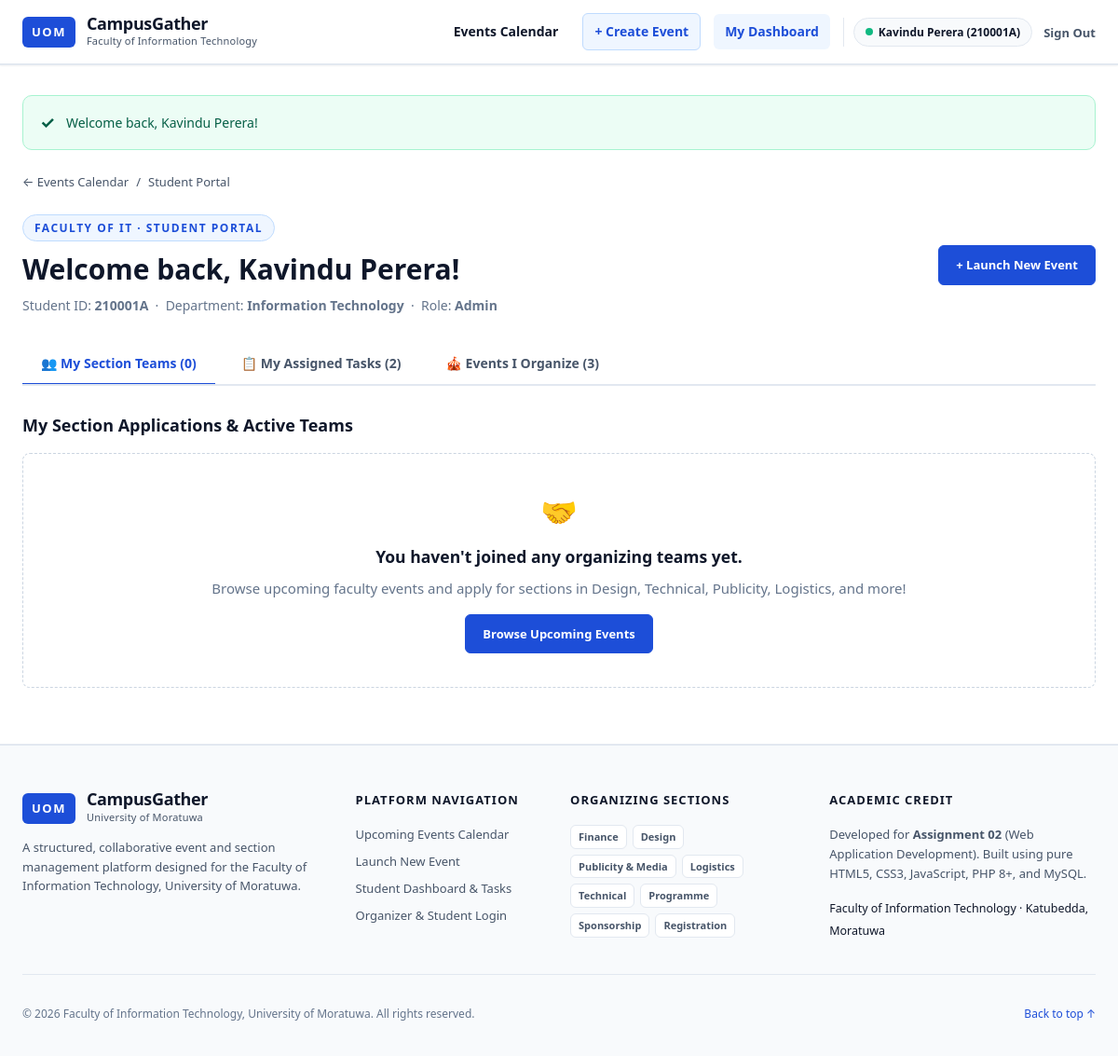
The page /my-dashboard.php (signed in) on the database its author committed.
### tables this page shows
CREATE TABLE users (
    id INT UNSIGNED AUTO_INCREMENT PRIMARY KEY,
    name VARCHAR(120) NOT NULL,
    student_id VARCHAR(30) NOT NULL UNIQUE,
    email VARCHAR(190) NOT NULL UNIQUE,
    password_hash VARCHAR(255) NOT NULL,
    department VARCHAR(120) DEFAULT 'Faculty of Information Technology',
    role ENUM('student', 'admin') DEFAULT 'student',
    created_at TIMESTAMP DEFAULT CURRENT_TIMESTAMP
);

### my-dashboard.php (the view, shortened to what this page needs)
<?php
require_once __DIR__ . '/includes/app.php';
$user = require_login('Please sign in to view your dashboard and personal tasks.');
$appsStmt = $db->prepare('
    SELECT sm.*,
           s.name AS section_name, s.leader_name, s.leader_email,
           e.id AS event_id, e.title AS event_title, e.starts_at, e.status AS event_status
    FROM section_members sm
    JOIN sections s ON sm.section_id = s.id
    JOIN events e ON s.event_id = e.id
    WHERE sm.user_id = ?
    ORDER BY sm.applied_at DESC
');
$appsStmt->execute([$user['id']]);
$myApplications = $appsStmt->fetchAll();
$tasksStmt = $db->prepare('
    SELECT t.*, s.name AS section_name, e.id AS event_id, e.title AS event_title
    FROM tasks t
    JOIN sections s ON t.section_id = s.id
    JOIN events e ON s.event_id = e.id
    WHERE t.assigned_to_user_id = ?
    ORDER BY t.status = "done" ASC, t.deadline ASC, t.id DESC
');
$tasksStmt->execute([$user['id']]);
$myTasks = $tasksStmt->fetchAll();
$myEventsStmt = $db->prepare('
    SELECT e.*,
           COUNT(DISTINCT s.id) AS section_count,
           COUNT(DISTINCT CASE WHEN sm.status = "pending" THEN sm.id END) AS pending_apps
    FROM events e
    LEFT JOIN sections s ON s.event_id = e.id
    LEFT JOIN section_members sm ON sm.section_id = s.id
    WHERE e.created_by = ?
    GROUP BY e.id
    ORDER BY e.starts_at DESC
');
$myEventsStmt->execute([$user['id']]);
$myEvents = $myEventsStmt->fetchAll();
header_view('My Student Dashboard', 'dashboard');
?>
<div class="breadcrumb">
    <a href="index.php">← Events Calendar</a>
    <span>/</span>
    <span>Student Portal</span>
</div>
<div class="hero-top" style="margin-bottom:28px;">
    <div>
        <span class="eyebrow">FACULTY OF IT · STUDENT PORTAL</span>
        <h1 style="font-size:30px; font-weight:800; margin:6px 0 4px; color:#0f172a;">
            Welcome back, <?=h($user['name'])?>!
        </h1>
        <p style="color:#64748b; font-size:14px; margin:0;">
            Student ID: <strong><?=h($user['student_id'])?></strong> &nbsp;·&nbsp;
            Department: <strong><?=h($user['department'])?></strong> &nbsp;·&nbsp;
            Role: <strong><?=ucfirst(h($user['role']))?></strong>
        </p>
    </div>
    <div>
        <a href="create-event.php" class="btn-primary">+ Launch New Event</a>
    </div>
</div>
<div class="tabs-container">
    <nav class="tabs-nav" aria-label="Dashboard navigation">
        <button type="button" class="tab-btn active" data-tab="applications">
            <span>👥 My Section Teams (<?=count($myApplications)?>)</span>
        </button>
        <button type="button" class="tab-btn" data-tab="tasks">
            <span>📋 My Assigned Tasks (<?=count($myTasks)?>)</span>
        </button>
        <button type="button" class="tab-btn" data-tab="events">
            <span>🎪 Events I Organize (<?=count($myEvents)?>)</span>
        </button>
    </nav>
    <div class="tab-pane active" id="tab-applications">
        <h2 style="font-size:18px; font-weight:800; margin:0 0 16px; color:#0f172a;">
            My Section Applications & Active Teams
        </h2>
        <?php if (empty($myApplications)): ?>
            <div style="background:#ffffff; border:1px dashed #cbd5e1; border-radius:8px; padding:36px; text-align:center;">
                <p style="font-size:32px; margin:0 0 8px;">🤝</p>
                <h3 style="margin:0 0 8px; color:#0f172a;">You haven't joined any organizing teams yet.</h3>
                <p style="color:#64748b; margin:0 0 16px;">Browse upcoming faculty events and apply for sections in Design, Technical, Publicity, Logistics, and more!</p>
                <a href="index.php" class="btn-primary">Browse Upcoming Events</a>
            </div>
        <?php endif; ?>
    </div>
</div>
<?php footer_view(); ?>

### includes/app.php (shortened to what this page needs)
<?php
$config = require __DIR__ . '/../config.php';
try {
    $db = new PDO(
        "mysql:host={$config['host']};port={$config['port']};dbname={$config['database']};charset=utf8mb4",
        $config['username'],
        $config['password'],
        [
            PDO::ATTR_ERRMODE => PDO::ERRMODE_EXCEPTION,
            PDO::ATTR_DEFAULT_FETCH_MODE => PDO::FETCH_ASSOC,
            PDO::ATTR_EMULATE_PREPARES => false,
        ]
    );
    $db->exec("SET time_zone = '+05:30'");
} catch (PDOException $e) {
    http_response_code(503);
    ?>
    <!doctype html>
    <html lang="en">
    <head>
        <meta charset="utf-8">
        <title>Database Setup Required · Campus Gather</title>
        <link rel="stylesheet" href="assets/style.css">
    </head>
    <body style="background:#f8fafc; font-family:system-ui,-apple-system,sans-serif; padding:40px 20px;">
        <div style="max-width:680px; margin:40px auto; background:#ffffff; border:1px solid #e2e8f0; border-radius:12px; padding:32px; box-shadow:0 4px 6px -1px rgba(0,0,0,0.05);">
            <div style="display:inline-block; padding:4px 10px; background:#eff6ff; color:#1d4ed8; font-weight:700; font-size:12px; border-radius:999px; letter-spacing:1px; margin-bottom:16px;">LOCAL SERVER SETUP</div>
            <h1 style="color:#0f172a; margin:0 0 16px 0; font-size:26px;">Database Not Found or Offline</h1>
            <p style="color:#475569; line-height:1.6; margin-bottom:20px;">PHP cannot connect to MySQL with the current settings in <code>config.php</code>. Error: <em><?=htmlspecialchars($e->getMessage(), ENT_QUOTES, 'UTF-8')?></em></p>
            <div style="background:#f1f5f9; padding:20px; border-radius:8px; font-size:14px; line-height:1.7; color:#334155;">
                <strong>Quick Fix for XAMPP:</strong>
                <ol style="margin:10px 0 0 20px; padding:0;">
                    <li>Open XAMPP Control Panel and start <strong>MySQL</strong> and <strong>Apache</strong>.</li>
                    <li>Open <a href="http://localhost/phpmyadmin/" target="_blank" style="color:#1d4ed8; text-decoration:underline;">phpMyAdmin</a>.</li>
                    <li>Click <strong>Import</strong> tab at the top and select <code>database.sql</code> from this project folder.</li>
                    <li>Check that <code>config.php</code> matches your local credentials (default: username <code>root</code>, blank password).</li>
                    <li>Refresh this page.</li>
                </ol>
            </div>
        </div>
    </body>
    </html>
    <?php
    exit;
}
function h($value): string {
    return htmlspecialchars((string)($value ?? ''), ENT_QUOTES, 'UTF-8');
}
function current_user(): ?array {
    global $db;
    static $cachedUser = null;
    if ($cachedUser !== null) {
        return $cachedUser;
    }
    $stmt = $db->prepare('SELECT id, name, student_id, email, department, role FROM users WHERE id = ?');
    $stmt->execute([(int)$_SESSION['user_id']]);
    $user = $stmt->fetch();
    $cachedUser = $user;
    return $cachedUser;
}
function require_login(string $redirectMessage = 'Please sign in to continue.'): array {
    $user = current_user();
    return $user;
}
function get_flash(): ?array {
    if (isset($_SESSION['flash'])) {
        $flash = $_SESSION['flash'];
        return is_array($flash) ? $flash : ['message' => $flash, 'type' => 'success'];
    }
    return null;
}
function header_view(string $title, string $active = ''): void {
    $user = current_user();
    $flash = get_flash();
    ?>
<!doctype html>
<html lang="en">
<head>
    <link rel="stylesheet" href="assets/style.css">
</head>
<body>
    <header class="navbar">
        <div class="nav-container">
            <a class="brand" href="index.php">
                <span class="brand-crest">UOM</span>
                <span class="brand-text">
                    <strong>CampusGather</strong>
                    <small>Faculty of Information Technology</small>
                </span>
            </a>
            <nav class="nav-links" aria-label="Main Navigation">
                <a href="index.php" class="<?=$active === 'events' ? 'active' : ''?>">Events Calendar</a>
                <a href="create-event.php" class="btn-create-nav <?=$active === 'create' ? 'active' : ''?>">+ Create Event</a>
                <?php if ($user): ?>
                    <a href="my-dashboard.php" class="<?=$active === 'dashboard' ? 'active' : ''?>">My Dashboard</a>
                    <div class="user-menu">
                        <span class="user-pill" title="<?=h($user['department'])?>">
                            <span class="status-dot"></span>
                            <?=h($user['name'])?> (<?=h($user['student_id'])?>)
                        </span>
                        <form action="logout.php" method="post" style="display:inline; margin:0;">
                            <button type="submit" class="btn-link">Sign Out</button>
                        </form>
                    </div>
                <?php else: ?>
                    <a href="login.php" class="btn-nav-login <?=$active === 'login' ? 'active' : ''?>">Sign In</a>
                    <a href="register.php" class="btn-nav-register <?=$active === 'register' ? 'active' : ''?>">Register</a>
                <?php endif; ?>
            </nav>
        </div>
    </header>
    <main class="page-container">
        <?php if ($flash): ?>
            <div class="alert alert-<?=$flash['type'] === 'error' ? 'error' : 'success'?>" role="alert">
                <span class="alert-icon"><?=$flash['type'] === 'error' ? '⚠' : '✓'?></span>
                <span><?=h($flash['message'])?></span>
            </div>
        <?php endif; ?>
    <?php
}
function footer_view(): void {
    ?>
    </main>
    <footer class="site-footer">
        <div class="footer-container">
            <div class="footer-col brand-col">
                <div class="brand">
                    <span class="brand-crest">UOM</span>
                    <span class="brand-text">
                        <strong>CampusGather</strong>
                        <small>University of Moratuwa</small>
                    </span>
                </div>
                <p>A structured, collaborative event and section management platform designed for the Faculty of Information Technology, University of Moratuwa.</p>
            </div>
            <div class="footer-col">
                <h4>Platform Navigation</h4>
                <ul>
                    <li><a href="index.php">Upcoming Events Calendar</a></li>
                    <li><a href="create-event.php">Launch New Event</a></li>
                    <li><a href="my-dashboard.php">Student Dashboard & Tasks</a></li>
                    <li><a href="login.php">Organizer & Student Login</a></li>
                </ul>
            </div>
            <div class="footer-col">
                <h4>Organizing Sections</h4>
                <ul class="footer-tags">
                    <li>Finance</li>
                    <li>Design</li>
                    <li>Publicity & Media</li>
                    <li>Logistics</li>
                    <li>Technical</li>
                    <li>Programme</li>
                    <li>Sponsorship</li>
                    <li>Registration</li>
                </ul>
            </div>
            <div class="footer-col">
                <h4>Academic Credit</h4>
                <p>Developed for <strong>Assignment 02</strong> (Web Application Development). Built using pure HTML5, CSS3, JavaScript, PHP 8+, and MySQL.</p>
                <small class="text-muted">Faculty of Information Technology · Katubedda, Moratuwa</small>
            </div>
        </div>
        <div class="footer-bottom">
            <p>&copy; <?=date('Y')?> Faculty of Information Technology, University of Moratuwa. All rights reserved.</p>
            <p><a href="#top" class="back-to-top">Back to top ↑</a></p>
        </div>
    </footer>
</body>
</html>
    <?php
}

### rows shown on the page
users: name "Kavindu Perera", student "210001A", department "Information Technology", role "Admin"

### other values the page prints
$flash['message'] "Welcome back, Kavindu Perera!"
count($myApplications) "0"
count($myTasks) "2"
count($myEvents) "3"
